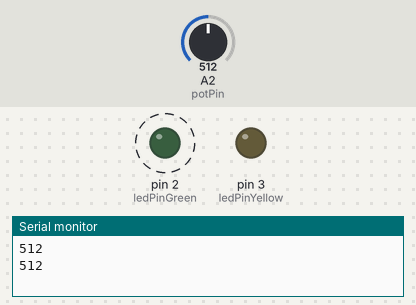
A sketch run on a simulated Arduino Uno, built with avr-gcc and run on an emulated ATmega328P. On the bench: output pins drawn as LEDs (lit = HIGH), the last lines printed to the serial monitor. Dashed ring = blinking. Inputs (shaded band) come from the test bench; at power-on: A2 (potPin) = 512. Pins used as bus, display or sensor lines are not drawn.

Above: at 2.3 s.
2.4 s: A2 (potPin) set to 0
At 4.3 s:
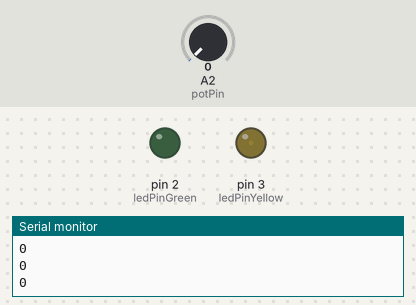
4.6 s: A2 (potPin) set to 122
At 4.91 s:
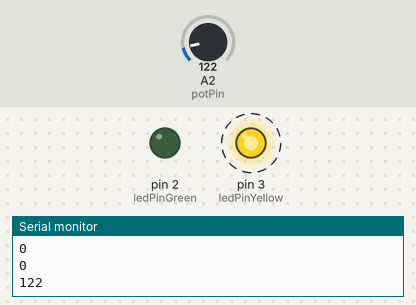
At 5.4 s:
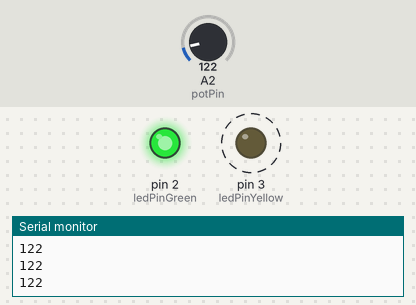
Timing chart, 0 to 14.1 s (numbered marks = the images above; inputs shaded):
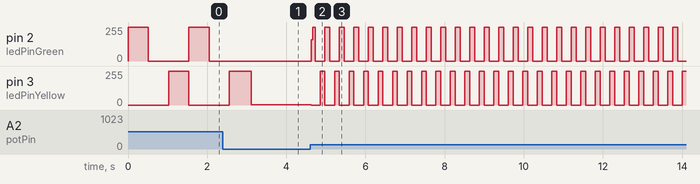

The sketch:

blink_leds_with_poti.ino
```cpp
int ledPinRed = 1;
int ledPinGreen = 2;
int ledPinYellow = 3;

int myDelay = 500;
int potPin = 2;

void setup() {
  // put your setup code here, to run once:
  pinMode(ledPinRed, OUTPUT);
  pinMode(ledPinGreen, OUTPUT);
  pinMode(ledPinYellow, OUTPUT);
  Serial.begin(9600);
}

void loop() {
  // put your main code here, to run repeatedly:
  myDelay = analogRead(potPin);    // read the value from the sensor
  Serial.println(myDelay, DEC);

  digitalWrite(ledPinGreen, HIGH);
  delay(myDelay);
  digitalWrite(ledPinGreen, LOW);
  digitalWrite(ledPinRed, HIGH);
  delay(myDelay);
  digitalWrite(ledPinRed, LOW);
  digitalWrite(ledPinYellow, HIGH);
  delay(myDelay);
  digitalWrite(ledPinYellow, LOW);
}
```

Measured:
- after the input at 2.4 s, pin 2 (ledPinGreen): stays 0/255 (without the input it goes to 255/255 after 0.67 s)
- after the input at 4.6 s, pin 2 (ledPinGreen): 0/255 → 161/255 at once, then moves between 0/255 and 255/255, repeating every 0.73 s; pin 3 (ledPinYellow): alternates 255/255 for 0.12 s and 0/255 for 0.24 s, starting at once
- by itself, pin 2 (ledPinGreen): alternates 255/255 for 0.51 s and 0/255 for 1.0 s
